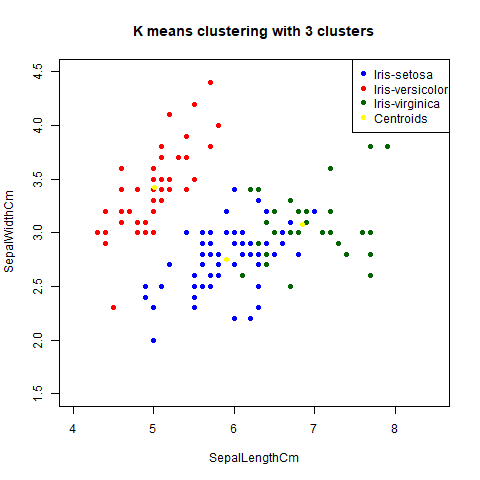

Here is the R script that generated this plot:
#loading the Iris dataset

iris<-read.csv("C:/Users/sanja/Desktop/iris.csv")
head(iris)
names(iris)
dim(iris)
nrow(iris)
summary(iris)


#cleaning the dataset

iris <- na.omit(iris)
iris1<-iris[,2:5]
head(iris1)
set.seed(2)


#defining function for K-means

sum_sqr_dist <- function(k) {
    cluster <- kmeans(iris1, k,nstart=50,iter.max=15)
    return (cluster$tot.withinss)
}


#Initializing an empty list to add distance values

x <- c()


#Calculating WCSS for k from 2 to 15

for (i in seq(2,15))
{
d<-sum_sqr_dist(i)
x<-c(x,d)
}
print(x)
elbow<-data.frame(2:15,x)
names(elbow)<-c("Clusters","Dist_val")
print(elbow)


#plotting the elbow plot

with(elbow,plot(Clusters,Dist_val,xlab="Number of Clusters",ylab="WCSS",pch=19,main="Finding Optimum Number of clusters"))
lines(elbow$Clusters,elbow$Dist_val,col="blue",lwd="2")


#From elbow plot , the optimum number of clusters is found to be 3

set.seed(25)
opt_cluster<-kmeans(iris1, 3,nstart=50,iter.max=25)
names(opt_cluster)
print(opt_cluster)


#Combining the result with the dataset

aggregate(iris1, by=list(cluster=opt_cluster$cluster), mean)
dd <- cbind(iris1, cluster = opt_cluster$cluster)


#Plotting the Clusters 

dd1<-dd[which(dd$cluster==1),]
dd2<-dd[which(dd$cluster==2),]
dd3<-dd[which(dd$cluster==3),]
par(bg="white")
with(dd1,plot(SepalLengthCm,SepalWidthCm,col="darkgreen",pch=19,xlim=c(4,8.5),ylim=c(1.5,4.5)))
points(dd2$SepalLengthCm,dd2$SepalWidthCm,col="red",pch=19)
points(dd3$SepalLengthCm,dd3$SepalWidthCm,col="blue",pch=19)
title(main="K means clustering with 3 clusters")
centroids<-data.frame(opt_cluster$center)
points(centroids$SepalLengthCm,centroids$SepalWidthCm,col="yellow",pch=19)
legend("topright",legend=c("Iris-setosa","Iris-versicolor","Iris-virginica","Centroids"),pch=19,col=c("blue","red","darkgreen","yellow"))


#Copying the image to a png file

dev.copy(png,filename="Task3.png")
dev.off()